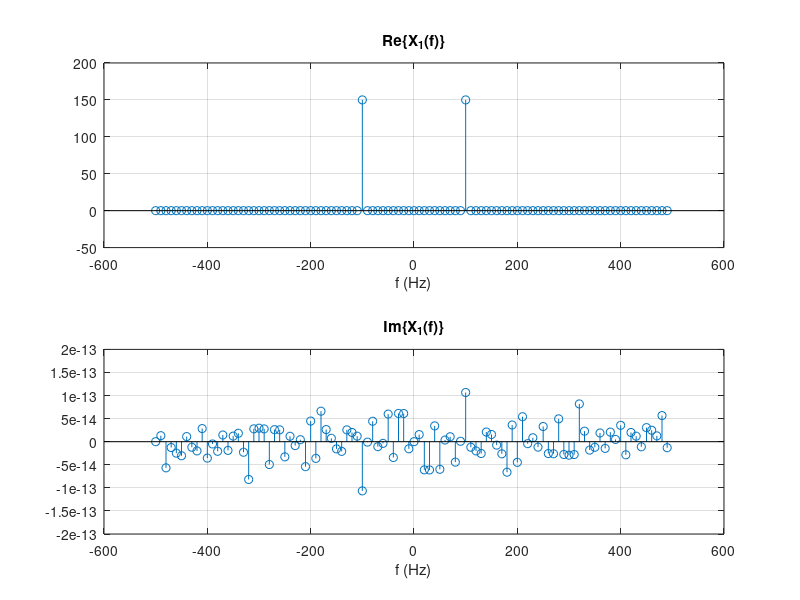
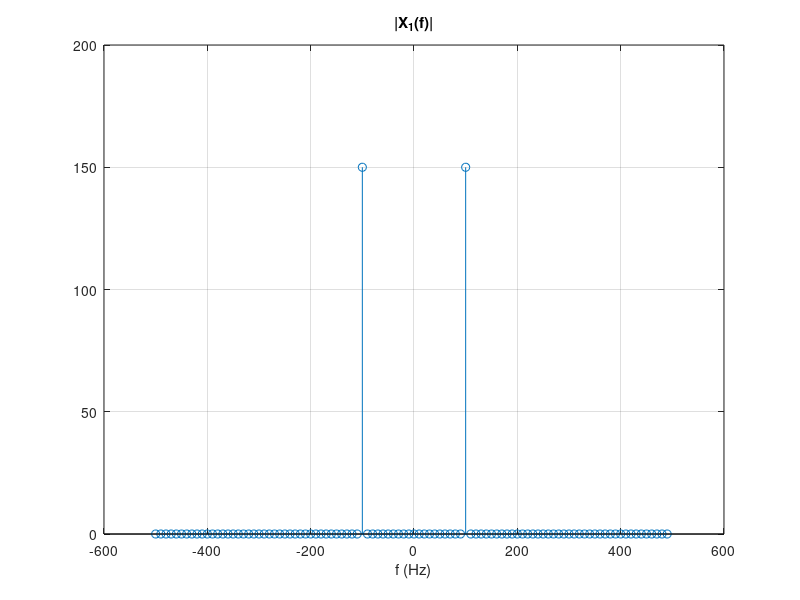
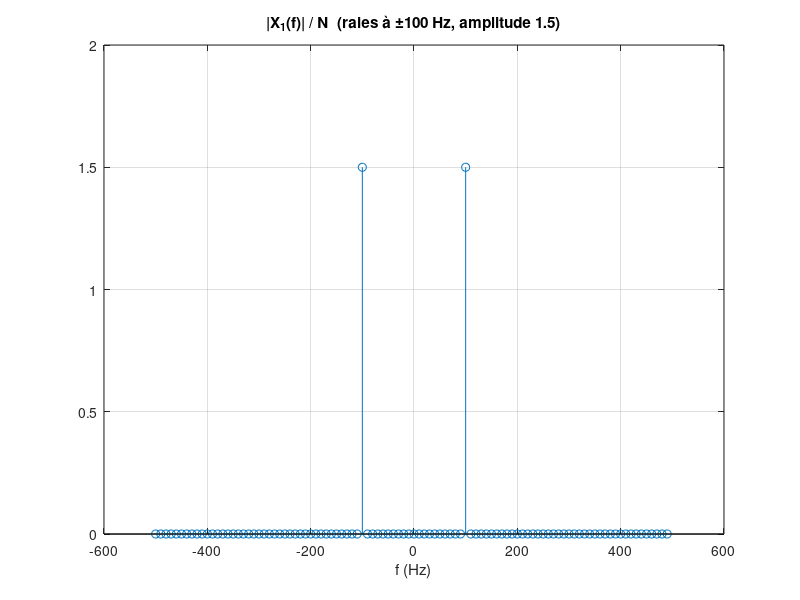
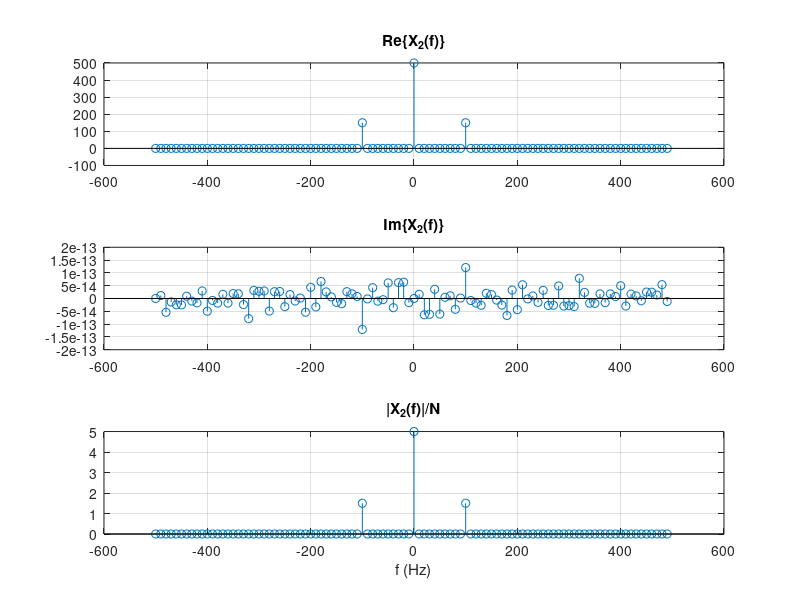

These figures' MATLAB source, in order: (Note: this script raises an error after producing the figures.)
%% TP3 : Transformée de Fourier Discrète
clear; close all; clc;
Fe = 1000;  Te = 1/Fe;

%% Q1  x1[n] = 3 cos(2π·100·nTe), tmax = 0.1 s
tmax = 0.1;
n  = 0:round(tmax*Fe)-1;        % N = 100 échantillons (0 à tmax-Te)
N  = length(n);
x1 = 3*cos(2*pi*100*n*Te);
f  = (-N/2:N/2-1)*Fe/N;         % axe des fréquences après fftshift, pas Fe/N = 10 Hz

%% Q2  Parties réelle et imaginaire de X1(f)
X1 = fftshift(fft(x1));
figure('Name','Q2 - X1(f)');
subplot(2,1,1); stem(f, real(X1)); title('Re\{X_1(f)\}'); xlabel('f (Hz)'); grid on;
subplot(2,1,2); stem(f, imag(X1)); title('Im\{X_1(f)\}'); xlabel('f (Hz)'); grid on;

%% Q3  Spectre d'amplitude
figure('Name','Q3 - |X1(f)|');
stem(f, abs(X1)); title('|X_1(f)|'); xlabel('f (Hz)'); grid on;

%% Q4  Bonnes amplitudes : diviser par N
% Raies à ±100 Hz d'amplitude 150 = N·A/2, au lieu de A/2 = 1.5.
% -> diviser par N (et multiplier par 2 pour un spectre unilatéral -> 3 = A).
% Bonnes fréquences : axe f = (-N/2 : N/2-1)·Fe/N.
figure('Name','Q4 - |X1(f)|/N');
stem(f, abs(X1)/N); title('|X_1(f)| / N  (raies à ±100 Hz, amplitude 1.5)'); xlabel('f (Hz)'); grid on;

%% Q5-6  x2[n] = 5 + x1[n] : composante continue
x2 = 5 + x1;
X2 = fftshift(fft(x2));
figure('Name','Q5 - X2(f)');
subplot(3,1,1); stem(f, real(X2)); title('Re\{X_2(f)\}'); grid on;
subplot(3,1,2); stem(f, imag(X2)); title('Im\{X_2(f)\}'); grid on;
subplot(3,1,3); stem(f, abs(X2)/N); title('|X_2(f)|/N'); xlabel('f (Hz)'); grid on;
% Q6 : la composante continue 5 crée une raie à f = 0 d'amplitude 5 (500 avant division par N).

%% Q7-8  x3[n] = 5 + cos(2π·100·nTe − π/3) : effet du retard
x3 = 5 + cos(2*pi*100*n*Te - pi/3);
X3 = fftshift(fft(x3));
figure('Name','Q7 - X3(f)');
subplot(3,1,1); stem(f, real(X3)/N); title('Re\{X_3(f)\}/N'); grid on;
subplot(3,1,2); stem(f, imag(X3)/N); title('Im\{X_3(f)\}/N'); grid on;
subplot(3,1,3); stem(f, abs(X3)/N);  title('|X_3(f)|/N'); xlabel('f (Hz)'); grid on;
% Q8 : le déphasage −π/3 multiplie la raie à +100 Hz par e^{−jπ/3} (et à −100 Hz par e^{+jπ/3}).
% Les parties réelle et imaginaire changent (0.25 ∓ 0.433j), mais l'amplitude reste 0.5 :
% un retard ne modifie que la phase, pas le spectre d'amplitude.

%% Q9-10  x4[n] = 5 + cos(2π·105·nTe) : résolution fréquentielle
figure('Name','Q9-10 - x4, différents tmax');
tmax_list = [0.05 0.1 0.2];
for k = 1:3
    Nk = round(tmax_list(k)*Fe);
    nk = 0:Nk-1;
    x4 = 5 + cos(2*pi*105*nk*Te);
    fk = (-Nk/2:Nk/2-1)*Fe/Nk;
    subplot(3,1,k); stem(fk, abs(fftshift(fft(x4)))/Nk);
    title(sprintf('|X_4(f)|/N, tmax = %.2f s, N = %d, \\Deltaf = Fe/N = %g Hz', tmax_list(k), Nk, Fe/Nk));
    xlabel('f (Hz)'); grid on;
end
% 105 Hz n'est un multiple de Δf = Fe/N que pour tmax = 0.2 s (Δf = 5 Hz) : une seule raie nette.
% Pour 0.05 s (Δf = 20 Hz) et 0.1 s (Δf = 10 Hz), 105 Hz tombe entre deux raies :
% l'énergie "fuit" sur les raies voisines (fuite spectrale). Plus tmax est long, meilleure est la résolution.

%% Q11  Plus petite puissance de 2 qui dépasse N
tmax = 0.05;
N = round(tmax*Fe);             % 50
p = puissance2(N);
fprintf('N = %d  ->  p = %d, 2^p = %d\n', N, p, 2^p);

%% Q12  Ajout de zéros (zero-padding)
n  = 0:N-1;
x4 = 5 + cos(2*pi*105*n*Te);
x5 = [x4 zeros(1, 2^p - N)];    % x5 de longueur 2^p = 64
L  = length(x5);
f4 = (-N/2:N/2-1)*Fe/N;
f5 = (-L/2:L/2-1)*Fe/L;
figure('Name','Q12 - Zero-padding');
subplot(2,1,1); stem(f4, abs(fftshift(fft(x4)))/N); title('|X_4(f)|/N, N = 50'); grid on;
subplot(2,1,2); stem(f5, abs(fftshift(fft(x5)))/N); title('|X_5(f)|/N, 64 points (zéros ajoutés)'); xlabel('f (Hz)'); grid on;
% Les zéros ajoutés donnent plus de points sur le même spectre (interpolation) : la courbe est plus lisse
% et le pic mieux localisé. Mais la résolution réelle (1/tmax) ne change pas. Utilité : longueur 2^p
% -> FFT plus rapide (algorithme radix-2), et meilleure visualisation.

%% Fonction (Q11)
function p = puissance2(N)
    p = 0;
    while 2^p <= N
        p = p + 1;
    end
end
